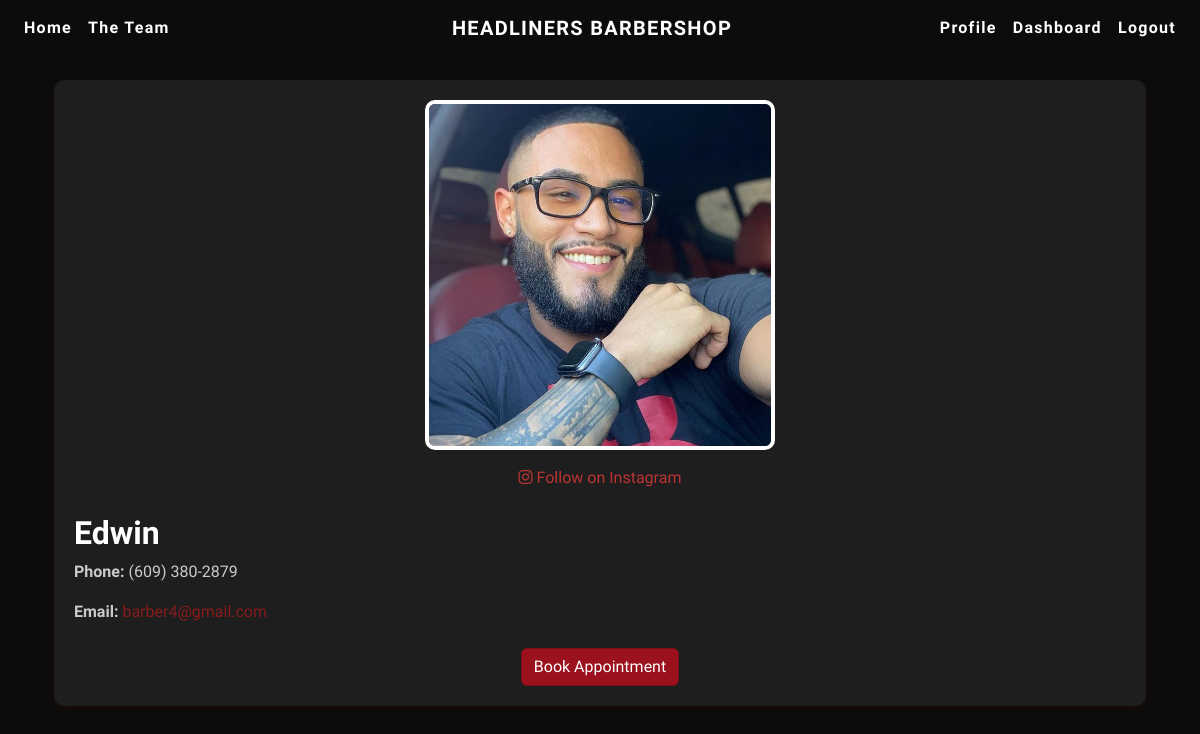
Screenshot of /profile/3 (signed in) with the database file from the repository.
### website/models.py (models this page shows, shortened)
class Barber_detail(db.Model):
    __tablename__ = 'barber_details'
    barber_id = db.Column(db.Integer, primary_key=True)
    user_id = db.Column(db.Integer, db.ForeignKey('users.user_id'))
    rating = db.Column(db.Float)
    picture_filename = db.Column(db.String)
    instagram_tag = db.Column(db.String)
    appointments = db.relationship("Appointment", backref="barber")
    services = db.relationship("Barber_service", backref="barber")
    reviews = db.relationship("Review", backref="barber")
    availability = db.relationship("Barber_availability", backref="barber")

class User(db.Model, UserMixin):
    __tablename__ = 'users'
    user_id = db.Column(db.Integer, primary_key=True)
    name = db.Column(db.String)
    email = db.Column(db.String, unique=True)
    password = db.Column(db.String)
    phone_number = db.Column(db.String)
    role = db.Column(db.String)
    barber_detail = db.relationship("Barber_detail", backref="user", uselist=False)

### website/views.py (the view)
@views.route('/profile/<int:barber_id>')
def profile(barber_id):
    barber = get_barber_by_id(barber_id)
    if not barber.barber_detail.picture_filename:
        barber.barber_detail.picture_filename = 'default.jpg'
    return render_template("profile.html", barber=barber, user=current_user)

### website/helpers.py (called while the page is built)
def get_barber_by_id(barber_id):
    from .models import Barber_detail
    barber_detail= Barber_detail.query.get_or_404(barber_id)
    user = barber_detail.user
    if user is None:
        abort(404)
    return user

### website/templates/profile.html (shortened to what this page needs)
{% extends "base.html" %}
{% block content %}
<div class="container mt-4">
    <div class="row">
        <div class="col-md-12">
            <div class="profile-container">
                <div class="text-center">
                    <img src="{{ url_for('static', filename='photos/profile_pictures/' + barber.barber_detail.picture_filename) }}" alt="{{ barber.name }}" class="img-fluid profile-picture">
                </div>
                <div class="text-center mt-3">
                    <a href="https://www.instagram.com/{{ barber.barber_detail.instagram_tag }}" target="_blank" class="instagram-link">
                        <i class="fab fa-instagram"></i> Follow on Instagram
                    </a>
                </div>
                <div class="mt-4">
                    <h2>{{ barber.name }}</h2>
                    <p><strong>Phone:</strong> {{ barber.phone_number }}</p>
                    <p><strong>Email:</strong> <a href="mailto:{{ barber.email }}">{{ barber.email }}</a></p>
                </div>
                <div class="text-center mt-4">
                    <a href="{{ url_for('book.book_appointment', barber_id=barber.barber_detail.barber_id) }}" class="btn btn-primary">Book Appointment</a>
                </div>
            </div>
        </div>
    </div>
</div>
{% endblock %}

### website/static/style.css (style rules this page uses)
body { background-color: #0c0c0c; color: #cacaca; font-family: 'Source Sans 3', sans-serif; }
h1, h2, h3, h4, h5, h6 { font-family: 'Oswald', sans-serif; font-weight: 700; color: #ffffff; }
.btn-primary { background-color: #9b111e; border-color: #7c0e17; }
a, a:hover { color: #881c1c; text-decoration: none; }

### website/templates/profile.html (style rules this page uses)
.profile-container { background-color: #1e1e1e; color: #cacaca; padding: 20px; border-radius: 10px; box-shadow: 0 4px 8px rgba(78, 0, 0, 0.2); }
.profile-picture { width: 350px; height: 350px; object-fit: cover; border-radius: 10px; border: 4px solid #fff; }
.instagram-link { text-decoration: none; color: #bb3434; }

### rows the page displays
Barber_detail: picture_filename (picture)
User: name "Edwin", phone_number "(609) 380-2879", email "barber4@gmail.com"
